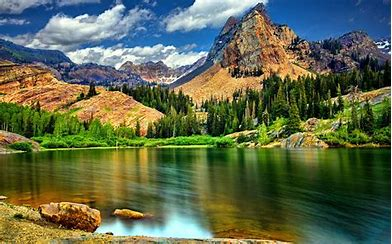
#> input picture pictures/Nature.jpg, 392 x 244 px
$ python logical_process8.py
#> lines starting #> are read from the running program, lines starting #| are printed output that depends on the picture; after the words box and inside, x2 and y2 are one past the last pixel; in counts of white or black regions, pixels touching at a corner belong together
import numpy as np
import cv2 as cv
import matplotlib.pyplot as plt

# File paths
file_path1 = "pictures/Nature.jpg"
file_path2 = "pictures/Dog.jpg"

# Reading images
img1 = cv.imread(file_path1, cv.IMREAD_COLOR)
#> img1 is the input picture: shape (244, 392, 3); mean B, G, R 76.6, 105.1, 94.9
img2 = cv.imread(file_path2, cv.IMREAD_COLOR)
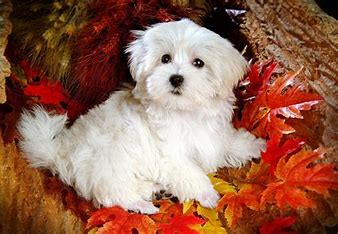
#> input picture pictures/Dog.jpg, 338 x 234 px
#> img2 is the input picture: shape (234, 338, 3); mean B, G, R 82.6, 101.2, 148.9

# Check if images are loaded correctly
if img1 is None or img2 is None:
    raise ValueError("One or both images could not be loaded. Check the file paths.")

# Ensure both images have the same size
if img1.shape != img2.shape:
    img2 = cv.resize(img2, (img1.shape[1], img1.shape[0]))
#> img2: shape (244, 392, 3)

# Convert images to grayscale
img1gray = cv.cvtColor(img1, cv.COLOR_BGR2GRAY)
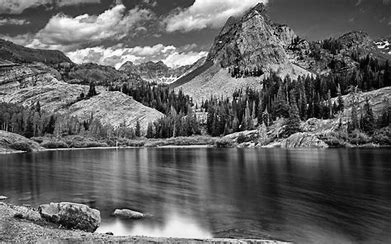
#> img1gray: shape (244, 392); min 0, max 255, mean 98.8
img2gray = cv.cvtColor(img2, cv.COLOR_BGR2GRAY)
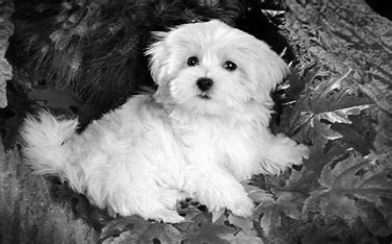
#> img2gray: shape (244, 392); min 0, max 254, mean 113.2

# Create masks
ret, mask_img = cv.threshold(img2gray, thresh=40, maxval=255, type=cv.THRESH_BINARY)
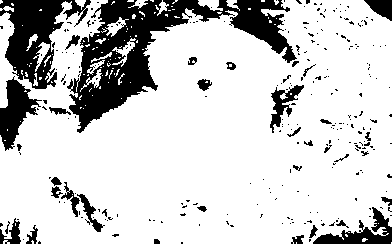
#> mask_img: shape (244, 392); 79.8% white; 269 black regions (232 under 20 px), largest, box (x1, y1, x2, y2) and area: (67, 0, 297, 133) 9339, (0, 0, 91, 89) 3683, (0, 76, 42, 151) 1425
mask_invert = cv.bitwise_not(mask_img)

# Apply masks
img1_mask = cv.bitwise_and(img1, img1, mask=mask_invert)
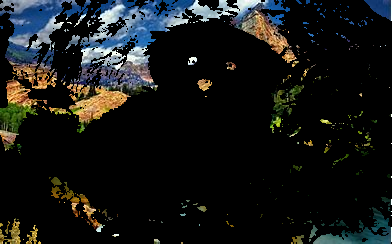
#> img1_mask: shape (244, 392, 3); mean B, G, R 22.6, 23.3, 21.4
img2_mask = cv.bitwise_and(img2, img2, mask=mask_img)

# Combine masked images
imgadded = cv.add(img1_mask, img2_mask)
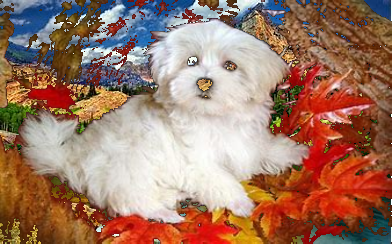
#> imgadded: shape (244, 392, 3); mean B, G, R 103.9, 122, 159.5

# Setup plot
fig, axes = plt.subplots(nrows=2, ncols=3, figsize=(20, 10))

# Configuration and displaying images
axes[0, 0].imshow(cv.cvtColor(img1, cv.COLOR_BGR2RGB))
axes[0, 0].axis("off")
axes[0, 0].title.set_text('Image 1')

axes[0, 1].imshow(cv.cvtColor(img2, cv.COLOR_BGR2RGB))
axes[0, 1].axis("off")
axes[0, 1].title.set_text('Image 2')

axes[0, 2].imshow(mask_img, cmap='gray')
axes[0, 2].axis("off")
axes[0, 2].title.set_text('Mask Image')

axes[1, 0].imshow(mask_invert, cmap='gray')
axes[1, 0].axis("off")
axes[1, 0].title.set_text('Inverted Mask')

axes[1, 1].imshow(cv.cvtColor(imgadded, cv.COLOR_BGR2RGB))
axes[1, 1].axis("off")
axes[1, 1].title.set_text('Added Image')

axes[1, 2].imshow(cv.cvtColor(img1_mask, cv.COLOR_BGR2RGB))
axes[1, 2].axis("off")
axes[1, 2].title.set_text('Image 1 with Mask')

# Show plot
plt.show()
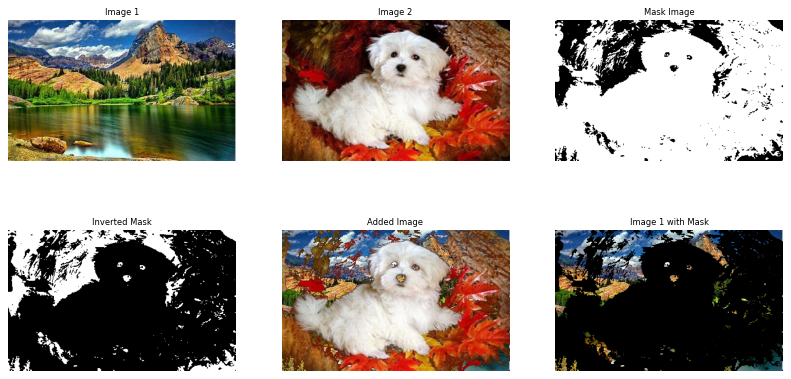
#> figure drawn by matplotlib, 6 panels
